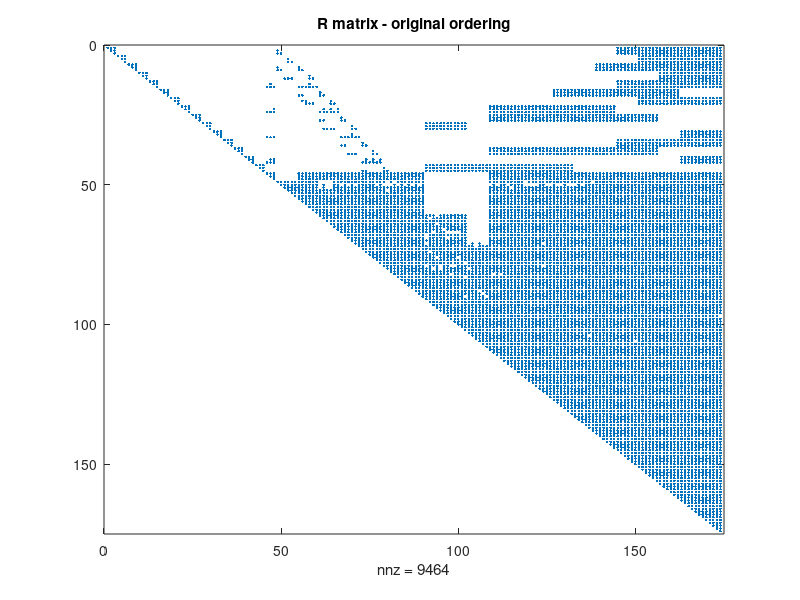
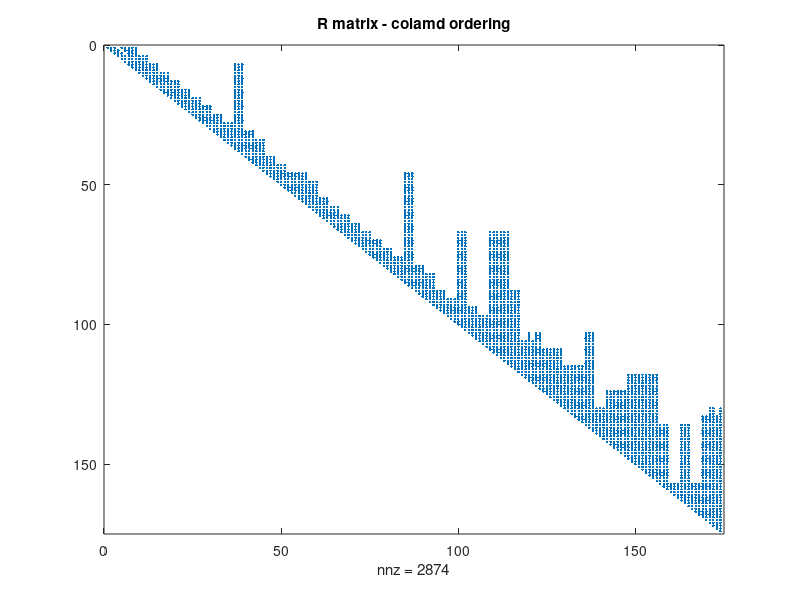

Reproduce these figures in MATLAB, in order.
%% Load data
close all; clear all; 
load hw4_A

%% Original ordering
[~, R] = qr(A); 
R = R(1:size(A, 2), :); 
spy(R); title('R matrix - original ordering'); 
print('-djpeg', 'original_R.jpg');

%% New ordering
[~, R] = qr(A(:, colamd(A))); 
R = R(1:size(A, 2), :); 
spy(R); title('R matrix - colamd ordering'); 
print('-djpeg', 'new_R.jpg');